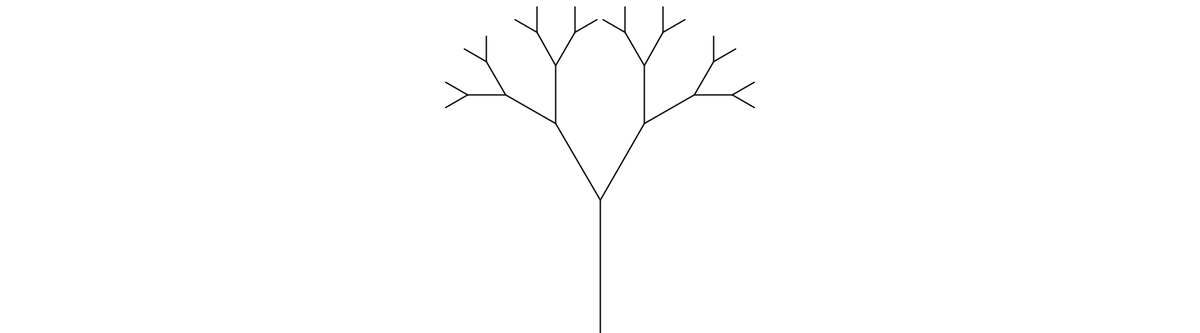
Frame 1 (no input)
Frame 2 (the mouse pressed at the canvas centre, redrawn once): identical to frame 1, image omitted

The Processing sketch that drew this single still picture (run headless with seeded random() and noise(); the mouse was pressed at the canvas centre and the sketch redrawn once):

// Processing sketch: Ex_8_06_Tree
// ── Ex_8_06_Tree.pde
// Recursive Tree
// Daniel Shiffman <http://www.shiffman.net>
// Nature of Code, Chapter 8

// Renders a simple tree-like structure via recursion
// Branching angle calculated as a function of horizontal mouse location

float theta;   

void setup() {
  size(1800, 500);
  smooth();
}

void draw() {
  background(255);
  // Let's pick an angle 0 to 90 degrees based on the mouse position
  theta = PI/6;//map(mouseX,0,width,0,PI/2);

  // Start the tree from the bottom of the screen
  translate(width/2, height);
  stroke(0);
  branch(200,0);
  save("chapter08_exc06.png");
  noLoop();
}

void branch(float len, int level) {
  // Each branch will be 2/3rds the size of the previous one

  //float sw = map(len,2,120,1,10);
  //strokeWeight(sw);
  strokeWeight(2);
      
  line(0, 0, 0, -len);
  // Move to the end of that line
  translate(0, -len);

  len *= 0.66;
  level++;
  // All recursive functions must have an exit condition!!!!
  // Here, ours is when the length of the branch is 2 pixels or less
  if (level < 5) {
    pushMatrix();    // Save the current state of transformation (i.e. where are we now)
    rotate(theta);   // Rotate by theta
    branch(len,level);       // Ok, now call myself to draw two new branches!!
    popMatrix();     // Whenever we get back here, we "pop" in order to restore the previous matrix state

    // Repeat the same thing, only branch off to the "left" this time!
    pushMatrix();
    rotate(-theta);
    branch(len,level);
    popMatrix();
  }
}
